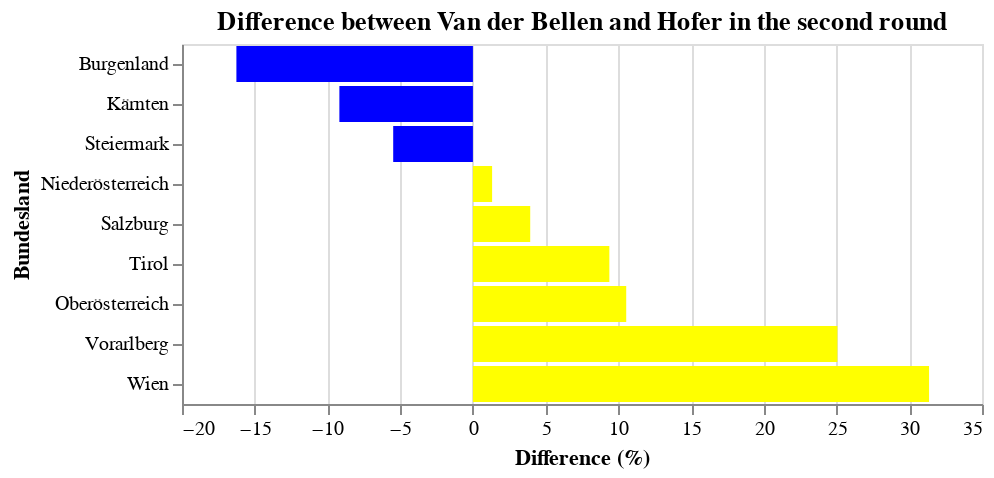

Notebook source saved alongside this figure:
### Code cell
# Difference between Van der Bellen and Hofer in the federal states

df2["Difference"] = df2["Van der Bellen 2nd round %"] - df2["Hofer 2nd round %"]

chart = alt.Chart(df2).mark_bar().encode(
    x=alt.X("Difference", title="Difference (%)"),
    y=alt.Y("Bundesland", sort=alt.EncodingSortField(field="Difference", order='ascending'), band=0.9),
    color=alt.condition(
        alt.datum.Difference > 0,
        alt.value("yellow"),
        alt.value("blue")
    ),
    tooltip=[alt.Tooltip("Bundesland", title="Bundesland"), alt.Tooltip("Difference", title="Difference (%)")]
).properties(
    title="Difference between Van der Bellen and Hofer in the second round"
)

chart

### Figure 1 — Vega-Lite specification as saved in the notebook (floating-point values rounded to 4 significant figures)
{"config": {"view": {"continuousWidth": 400, "continuousHeight": 300}}, "data": {"name": "data-f3ef0f03139be5f2da05dbc75e9036c8"}, "mark": "bar", "encoding": {"color": {"condition": {"value": "yellow", "test": "(datum.Difference > 0)"}, "value": "blue"}, "tooltip": [{"field": "Bundesland", "title": "Bundesland", "type": "nominal"}, {"field": "Difference", "title": "Difference (%)", "type": "quantitative"}], "x": {"field": "Difference", "title": "Difference (%)", "type": "quantitative"}, "y": {"band": 0.9, "field": "Bundesland", "sort": {"field": "Difference", "order": "ascending"}, "type": "nominal"}}, "title": "Difference between Van der Bellen and Hofer in the second round", "$schema": "https://vega.github.io/schema/vega-lite/v4.17.0.json", "datasets": {"data-f3ef0f03139be5f2da05dbc75e9036c8": [{"Bundesland": "Burgenland", "Eligible Voters": 232028, "Sum of Votes": 175853, "Eligible Voters 2nd round": 232393, "Sum of Votes 2nd round": 175728, "Hofer": 73676, "Van der Bellen": 23278, "Griss": 21870, "Hundstorfer": 30802, "Khol": 22910, "Lungner": 3317, "Hofer 2nd round": 102147, "Van der Bellen 2nd round": 73581, "Hofer %": 41.9, "Van der Bellen %": 13.24, "Griss %": 12.44, "Hundstorfer %": 17.52, "Khol %": 13.03, "Lungner %": 1.89, "Hofer 2nd round %": 58.13, "Van der Bellen 2nd round %": 41.87, "Difference": -16.26}, {"Bundesland": "Kärnten", "Eligible Voters": 440435, "Sum of Votes": 285310, "Eligible Voters 2nd round": 440857, "Sum of Votes 2nd round": 306701, "Hofer": 110776, "Van der Bellen": 40934, "Griss": 65400, "Hundstorfer": 38714, "Khol": 19782, "Lungner": 9704, "Hofer 2nd round": 167425, "Van der Bellen 2nd round": 139276, "Hofer %": 38.83, "Van der Bellen %": 14.35, "Griss %": 22.92, "Hundstorfer %": 13.57, "Khol %": 6.93, "Lungner %": 3.4, "Hofer 2nd round %": 54.59, "Van der Bellen 2nd round %": 45.41, "Difference": -9.18}, {"Bundesland": "Niederösterreich", "Eligible Voters": 1283676, "Sum of Votes": 962623, "Eligible Voters 2nd round": 1287260, "Sum of Votes 2nd round": 984723, "Hofer": 342568, "Van der Bellen": 174569, "Griss": 168148, "Hundstorfer": 114577, "Khol": 136697, "Lungner": 26064, "Hofer 2nd round": 485874, "Van der Bellen 2nd round": 498849, "Hofer %": 35.59, "Van der Bellen %": 18.13, "Griss %": 17.47, "Hundstorfer %": 11.9, "Khol %": 14.2, "Lungner %": 2.71, "Hofer 2nd round %": 49.34, "Van der Bellen 2nd round %": 50.66, "Difference": 1.32}, {"Bundesland": "Oberösterreich", "Eligible Voters": 1099420, "Sum of Votes": 750046, "Eligible Voters 2nd round": 1102764, "Sum of Votes 2nd round": 797250, "Hofer": 263487, "Van der Bellen": 153436, "Griss": 131013, "Hundstorfer": 88419, "Khol": 99432, "Lungner": 14259, "Hofer 2nd round": 356619, "Van der Bellen 2nd round": 440631, "Hofer %": 35.13, "Van der Bellen %": 20.46, "Griss %": 17.47, "Hundstorfer %": 11.79, "Khol %": 13.26, "Lungner %": 1.9, "Hofer 2nd round %": 44.73, "Van der Bellen 2nd round %": 55.27, "Difference": 10.54}, {"Bundesland": "Salzburg", "Eligible Voters": 393583, "Sum of Votes": 266359, "Eligible Voters 2nd round": 395321, "Sum of Votes 2nd round": 282099, "Hofer": 99476, "Van der Bellen": 51735, "Griss": 47856, "Hundstorfer": 26200, "Khol": 35038, "Lungner": 6054, "Hofer 2nd round": 135483, "Van der Bellen 2nd round": 146616, "Hofer %": 37.35, "Van der Bellen %": 19.42, "Griss %": 17.97, "Hundstorfer %": 9.84, "Khol %": 13.15, "Lungner %": 2.27, "Hofer 2nd round %": 48.03, "Van der Bellen 2nd round %": 51.97, "Difference": 3.94}, {"Bundesland": "Steiermark", "Eligible Voters": 969487, "Sum of Votes": 657927, "Eligible Voters 2nd round": 971209, "Sum of Votes 2nd round": 689738, "Hofer": 255552, "Van der Bellen": 113877, "Griss": 143176, "Hundstorfer": 67945, "Khol": 63866, "Lungner": 13511, "Hofer 2nd round": 363778, "Van der Bellen 2nd round": 325960, "Hofer %": 38.84, "Van der Bellen %": 17.31, "Griss %": 21.76, "Hundstorfer %": 10.33, "Khol %": 9.71, "Lungner %": 2.05, "Hofer 2nd round %": 52.74, "Van der Bellen 2nd round %": 47.26, "Difference": -5.48}, {"Bundesland": "Tirol", "Eligible Voters": 540132, "Sum of Votes": 308539, "Eligible Voters 2nd round": 542477, "Sum of Votes 2nd round": 367810, "Hofer": 109552, "Van der Bellen": 75190, "Griss": 59372, "Hundstorfer": 18796, "Khol": 38969, "Lungner": 6660, "Hofer 2nd round": 166650, "Van der Bellen 2nd round": 201160, "Hofer %": 35.51, "Van der Bellen %": 24.37, "Griss %": 19.24, "Hundstorfer %": 6.09, "Khol %": 12.63, "Lungner %": 2.16, "Hofer 2nd round %": 45.31, "Van der Bellen 2nd round %": 54.69, "Difference": 9.38}, {"Bundesland": "Vorarlberg", "Eligible Voters": 269940, "Sum of Votes": 146450, "Eligible Voters 2nd round": 271700, "Sum of Votes 2nd round": 180913, "Hofer": 43951, "Van der Bellen": 42434, "Griss": 35229, "Hundstorfer": 6307, "Khol": 15446, "Lungner": 3083, "Hofer 2nd round": 67791, "Van der Bellen 2nd round": 113122, "Hofer %": 30.01, "Van der Bellen %": 28.98, "Griss %": 24.06, "Hundstorfer %": 4.31, "Khol %": 10.55, "Lungner %": 2.11, "Hofer 2nd round %": 37.47, "Van der Bellen 2nd round %": 62.53, "Difference": 25.06}, {"Bundesland": "Wien", "Eligible Voters": 1153806, "Sum of Votes": 726063, "Eligible Voters 2nd round": 1155626, "Sum of Votes 2nd round": 812591, "Hofer": 200933, "Van der Bellen": 237765, "Griss": 138577, "Hundstorfer": 91030, "Khol": 43627, "Lungner": 14131, "Hofer 2nd round": 278894, "Van der Bellen 2nd round": 533697, "Hofer %": 27.67, "Van der Bellen %": 32.75, "Griss %": 19.09, "Hundstorfer %": 12.54, "Khol %": 6.01, "Lungner %": 1.95, "Hofer 2nd round %": 34.32, "Van der Bellen 2nd round %": 65.68, "Difference": 31.36}]}}
